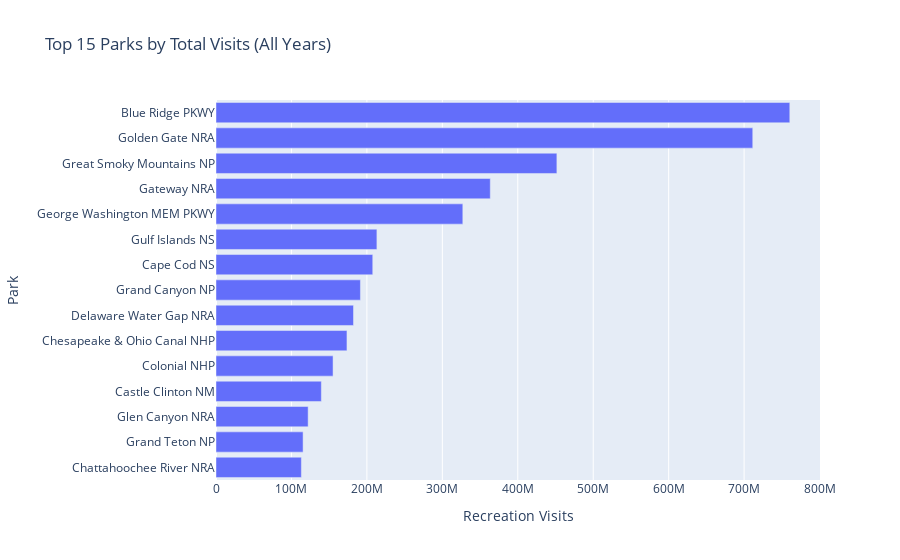

Notebook code for this chart:
### Code cell
# Top 15 parks (all time)
top_parks = (
    df.groupby("Park", as_index=False)["Recreation Visits"].sum()
      .sort_values("Recreation Visits", ascending=False)
      .head(15)
)

fig = px.bar(
    top_parks, x="Recreation Visits", y="Park",
    orientation="h", title="Top 15 Parks by Total Visits (All Years)"
)
fig.update_layout(yaxis={'categoryorder':'total ascending'})
fig.show()

### Figure 1 — Plotly figure (JSON) as saved in the notebook; plotly's stock layout.template omitted (floating-point values rounded to 4 significant figures)
{"data": [{"alignmentgroup": "True", "hovertemplate": "Recreation Visits=%{x}<br>Park=%{y}<extra></extra>", "legendgroup": "", "marker": {"color": "#636efa", "pattern": {"shape": ""}}, "name": "", "offsetgroup": "", "orientation": "h", "showlegend": false, "textposition": "auto", "type": "bar", "x": [760571058, 711471468, 451842283, 363555192, 327158627, 213274361, 207771004, 191448312, 182254914, 173593214, 155150638, 139645529, 122131502, 115438101, 113154409], "xaxis": "x", "y": ["Blue Ridge PKWY", "Golden Gate NRA", "Great Smoky Mountains NP", "Gateway NRA", "George Washington MEM PKWY", "Gulf Islands NS", "Cape Cod NS", "Grand Canyon NP", "Delaware Water Gap NRA", "Chesapeake & Ohio Canal NHP", "Colonial NHP", "Castle Clinton NM", "Glen Canyon NRA", "Grand Teton NP", "Chattahoochee River NRA"], "yaxis": "y"}], "layout": {"barmode": "relative", "legend": {"tracegroupgap": 0}, "title": {"text": "Top 15 Parks by Total Visits (All Years)"}, "xaxis": {"anchor": "y", "domain": [0, 1], "title": {"text": "Recreation Visits"}}, "yaxis": {"anchor": "x", "categoryorder": "total ascending", "domain": [0, 1], "title": {"text": "Park"}}}}
